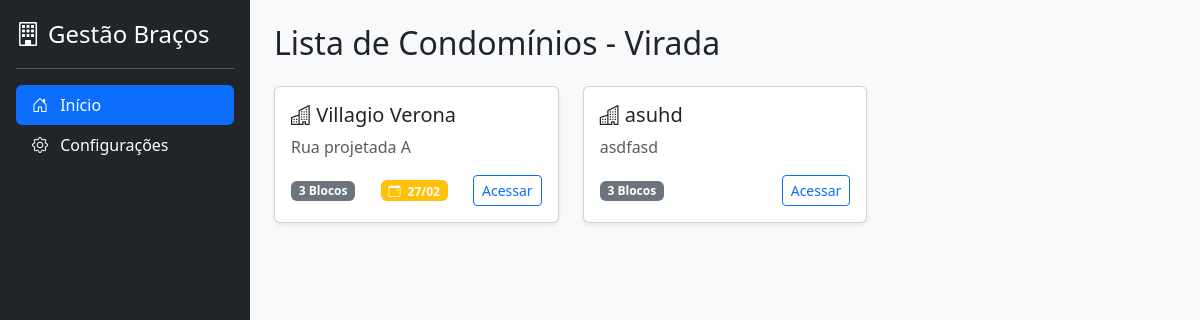
The page / on the database its author committed.
### core/models.py (models this page shows, shortened)
class Condominio(models.Model):
    nome = models.CharField(max_length=100)
    endereco = models.CharField(max_length=255, blank=True)
    data_criacao = models.DateTimeField()
    data_inicio = models.DateField(null=True, blank=True, verbose_name="Início do Serviço")
    data_fim = models.DateField(null=True, blank=True, verbose_name="Fim do Serviço")
    qtd_andares_padrao = models.PositiveIntegerField(default=0, help_text="Padrão para os blocos deste condomínio")
    qtd_ap_por_andar_padrao = models.PositiveIntegerField(default=0, help_text="Padrão de aptos por andar")

### core/views.py (the view)
# urls.py: path('', views.index, name='index'),
def index(request):
    lista_condominios = Condominio.objects.all()
    contexto = {
        'condominios': lista_condominios,
        'titulo': 'Lista de Condomínios - Virada',
        'hoje': date.today(),
    }
    return render(request, 'core/index.html', contexto)

### core/templates/core/index.html
{% extends 'core/base.html' %}
{% block conteudo %}
    <h2 class="mb-4">{{ titulo }}</h2>
    <div class="row">
        {% for condominio in condominios %}
            <div class="col-md-4 mb-3">
                <div class="card shadow-sm h-100">
                    <div class="card-body">
                        <h5 class="card-title">
                            <i class="bi bi-buildings"></i> {{ condominio.nome }}
                        </h5>
                        <p class="card-text text-muted">
                            {{ condominio.endereco|default:"Sem endereço cadastrado" }}
                        </p>
                        <div class="d-flex justify-content-between align-items-center mt-auto">
                        <span class="badge bg-secondary">
                            {{ condominio.blocos.count }} Blocos
                        </span>
                            {% if condominio.data_fim %}
                                <span class="badge {% if condominio.data_fim < hoje %}bg-success{% else %}bg-warning{% endif %}">
                                    <i class="bi bi-calendar-event me-1"></i>
                                    {{ condominio.data_fim|date:"d/m" }}
                                </span>
                            {% endif %}
                            <a href="#" class="btn btn-sm btn-outline-primary">Acessar</a>
                        </div>
                    </div>
                </div>
            </div>
        {% empty %}
            <div class="alert alert-info">
                Nenhum condomínio cadastrado ainda. Vá ao Admin para criar um.
            </div>
        {% endfor %}
    </div>
{% endblock %}

### rows shown on the page
Condominio: nome "Villagio Verona", endereco "Rua projetada A", blocos.count "3", data_fim "27/02"
Condominio: nome "asuhd", endereco "asdfasd", blocos.count "3"

### other values the page prints
{{ titulo }} "Lista de Condomínios - Virada"
